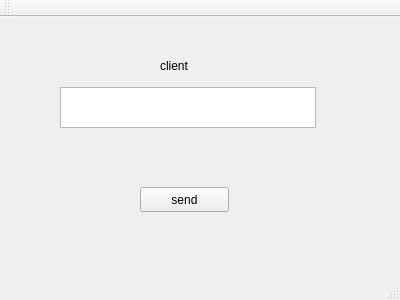
<?xml version="1.0" encoding="UTF-8"?>
<ui version="4.0">
 <class>MainWindow</class>
 <widget class="QMainWindow" name="MainWindow">
  <property name="geometry">
   <rect>
    <x>0</x>
    <y>0</y>
    <width>400</width>
    <height>300</height>
   </rect>
  </property>
  <property name="windowTitle">
   <string>MainWindow</string>
  </property>
  <widget class="QWidget" name="centralWidget">
   <widget class="QTextBrowser" name="textBrowser">
    <property name="geometry">
     <rect>
      <x>60</x>
      <y>70</y>
      <width>256</width>
      <height>41</height>
     </rect>
    </property>
   </widget>
   <widget class="QLabel" name="label">
    <property name="geometry">
     <rect>
      <x>160</x>
      <y>40</y>
      <width>67</width>
      <height>17</height>
     </rect>
    </property>
    <property name="text">
     <string>client</string>
    </property>
   </widget>
   <widget class="QPushButton" name="pushButton">
    <property name="geometry">
     <rect>
      <x>140</x>
      <y>170</y>
      <width>89</width>
      <height>25</height>
     </rect>
    </property>
    <property name="text">
     <string>send</string>
    </property>
   </widget>
  </widget>
  <widget class="QMenuBar" name="menuBar">
   <property name="geometry">
    <rect>
     <x>0</x>
     <y>0</y>
     <width>400</width>
     <height>25</height>
    </rect>
   </property>
  </widget>
  <widget class="QToolBar" name="mainToolBar">
   <attribute name="toolBarArea">
    <enum>TopToolBarArea</enum>
   </attribute>
   <attribute name="toolBarBreak">
    <bool>false</bool>
   </attribute>
  </widget>
  <widget class="QStatusBar" name="statusBar"/>
 </widget>
 <layoutdefault spacing="6" margin="11"/>
 <resources/>
 <connections/>
</ui>
